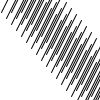
Frame 1 (no input)
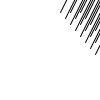
Frame 60 (the mouse pressed at the canvas centre just before this capture)
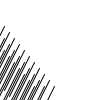
Frame 120 (the mouse held since frame 60 and released just before this capture)

The Processing sketch that drew these frames (run headless with seeded random() and noise(); from frame 60 on, the mouse is pressed at the canvas centre):

// Processing sketch: processing_29807
// ── processing_29807.pde

int num = 20;
int[] dx = new int[num];
int[] dy = new int[num];

void setup(){
  size(100,100);
  for ( int i=0; i<num; i++){
    dx[i] = i * 5;
    dy[i] = 12 + (i * 6);
  }
}

void draw(){
background(255);
for (int i = 0; i < num; i++) {
   dx[i] = dx[i] + 1;
   if (dx[i] > 100) {
   dx[i] = -100;
   }
 
 diagonals(dx[i], dy[i]);
}
}

void diagonals(int x, int y) {
    line(x, y, x+20, y-40);
    line(x+10, y, x+30, y-40);
    line(x+20, y, x+40, y-40);
}


/*
int x =0;
int y =55;

void setup(){
  size (100,100);
  smooth();
  stroke(255);
}

void draw(){
 background(0);
 //x=mouseX;
 //y=mouseY;
 
 if (x<width){
 x=x+1;
 }
 else{
 x=-40;
 }
 line(x   , y , x+20 , y-40);
 line(x+10, y , x+30 , y-40);
 line(x+20, y , x+40 , y-40);
}

/*
int x;
int y;

x=5;
y=80;

line(x   , y , x+20 , y-40);
line(x+10, y , x+30 , y-40);
line(x+20, y , x+40 , y-40);
line(x+30, y , x+50 , y-40);
line(x+40, y , x+60 , y-40);


/*
line(10, 80, 30, 40); // Left line
line(20, 80, 40, 40);
line(30, 80, 50, 40); // Middle line
line(40, 80, 60, 40);
line(50, 80, 70, 40); // Right line

//ellipse(10,80,5,5);
//ellipse(30,40,5,5);
*/
